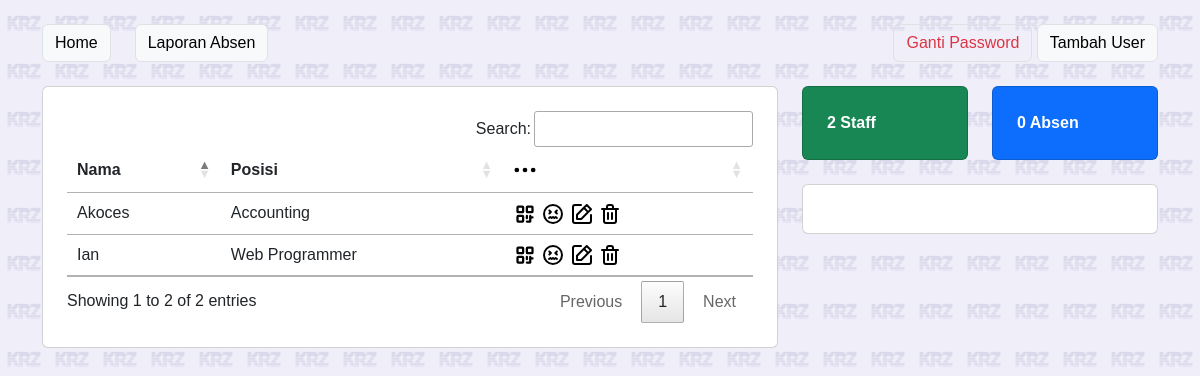
Page /dashboard.php (signed in) on the earlier database version.
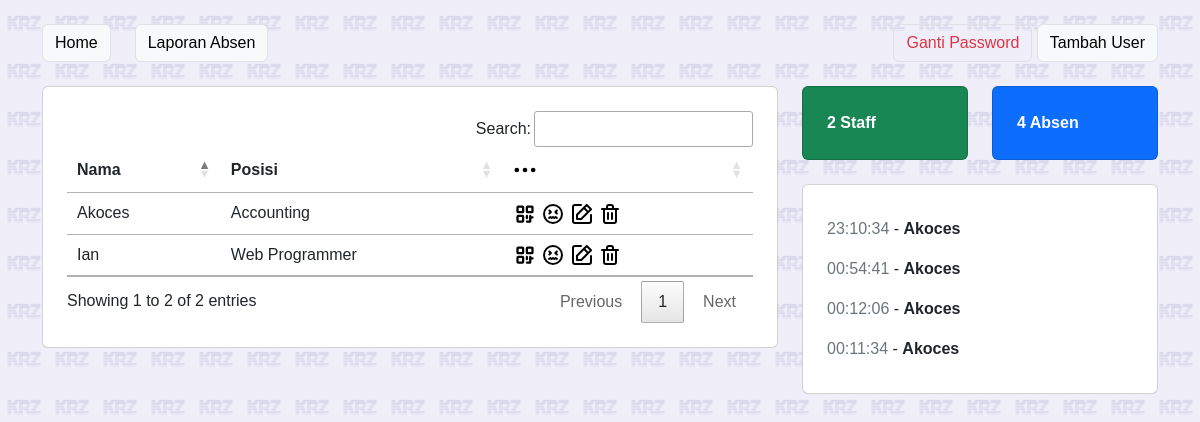
Same page on the later database version.
### tables this page shows
CREATE TABLE "staffs_tb" (
	"id_staff"	TEXT,
	"nama_staff"	TEXT,
	"posisi_staff"	TEXT,
	"foto_staff"	TEXT,
	PRIMARY KEY("id_staff")
);

CREATE TABLE "absen_tb" (
	"id_absen"	INTEGER,
	"idx_staff"	TEXT,
	"waktu_tmsp_absen"	INTEGER,
	"status_absen"	INTEGER,
	"bukti_absen"	TEXT,
	"keterangan_absen"	TEXT,
	PRIMARY KEY("id_absen" AUTOINCREMENT)
);

### helper/view.php (called while the page is built)
<?php
function components($v, $data = [])
{
    extract($data);
    include('components/' . $v . '.php');
}

### api.php (called while the page is built, shortened)
<?php
class AbsenkyAPI
{
    public $db;
    function __construct()
    {
        $this->db = new SQLite3('absenky.db');
    }
    public function absenToday()
    {
        $today = explode('-', date('d-m-Y'));
        $todayStart = mktime(0, 0, 0, $today[1], $today[0], $today[2]);
        $todayEnd = $todayStart + (3600 * 24);
        $query = "SELECT * FROM absen_tb INNER JOIN staffs_tb ON absen_tb.idx_staff = staffs_tb.id_staff WHERE waktu_tmsp_absen >= " . $todayStart . " AND waktu_tmsp_absen <= " . $todayEnd . " ORDER BY waktu_tmsp_absen DESC";
        $absen = $this->db->query($query);
        $result = [];
        while ($row = $absen->fetchArray()) {
            $result[] = $row;
        }
        return $result;
    }
}

### components/list-staff.php (the view, shortened to what this page needs)
<tr>
    <td><?= $nama_staff; ?></td>
    <td><?= $posisi_staff; ?></td>
    <td>
        <a href="#" class="text-decoration-none" onclick="showQR('<?= $id_staff; ?>', '<?= $nama_staff; ?>')" data-bs-toggle="modal" data-bs-target="#modalqr">
        </a>
        <a href="izin.php?id=<?= $id_staff; ?>" class="text-decoration-none">
        </a>
        <a href="form-staff.php?idstaff=<?= $id_staff; ?>" class="text-decoration-none">
        </a>
        <a href="#" class="text-decoration-none" id="btn_hapus" onclick="deleteStaff('<?= $id_staff; ?>', '<?= $nama_staff; ?>', this)">
        </a>
    </td>
</tr>

### dashboard.php (shortened to what this page needs)
<?php require_once('helper/view.php'); ?>
<?php
require_once('api.php');
$db = new SQLite3('absenky.db');
$api = new AbsenkyAPI();
$staff = [];
$result = $db->query("SELECT * FROM staffs_tb");
while ($row = $result->fetchArray()) {
    $staff[] = $row;
}
$absenToday = $api->absenToday();
?>
<!DOCTYPE html>
<html lang="en">
<head>
    <?php require_once('components/head.php'); ?>
</head>
<body>
    <div class="container mt-4">
        <div class="d-flex">
            <a href="index.php" class="btn btn-light border me-4">Home</a>
            <a href="laporan-absen.php" class="btn btn-light border">Laporan Absen</a>
            <div class="ms-auto">
                <a href="#" id="btn_ganti_pw" class="btn btn-outline-danger border ms-auto">Ganti Password</a>
                <a href="form-staff.php" class="btn btn-light border ms-auto">Tambah User</a>
            </div>
        </div>
    </div>
    <div class="container">
        <div class="row mt-4">
            <div class="col-lg-8 mb-4">
                <div class="card p-4">
                    <table class="table table-hover" id="table_staff">
                        <thead>
                            <tr>
                                <td class="fw-bold">Nama</td>
                                <td class="fw-bold">Posisi</td>
                                <td class="fw-bold">
                                    <svg xmlns="http://www.w3.org/2000/svg" width="24" viewBox="0 0 32 32" id="option">
                                        <g data-name="Layer 2">
                                            <circle cx="5.11" cy="16" r="3.11"></circle>
                                            <circle cx="16" cy="16" r="3.11"></circle>
                                            <circle cx="26.89" cy="16" r="3.11"></circle>
                                        </g>
                                    </svg>
                                </td>
                            </tr>
                        </thead>
                        <tbody>
                            <?php foreach ($staff as $s) : ?>
                                <?= components('list-staff', $s); ?>
                            <?php endforeach; ?>
                        </tbody>
                    </table>
                </div>
            </div>
            <div class="col-lg-4">
                <div class="row mb-4">
                    <div class="col-lg-6">
                        <div class="card p-4 bg-success fw-bold text-white">
                            <?= count($staff); ?> Staff
                        </div>
                    </div>
                    <div class="col-lg-6">
                        <div class="card p-4 fw-bold bg-primary text-white">
                            <?= count($absenToday); ?> Absen
                        </div>
                    </div>
                </div>
                <div class="card p-4">
                    <?php foreach ($absenToday as $absen) : ?>
                    <div class="my-2"><span class="text-muted"><?= date('H:i:s', $absen['waktu_tmsp_absen']); ?></span> - <b><?= $absen['nama_staff']?></b></div>
                    <?php endforeach; ?>
                </div>
            </div>
        </div>
    </div>
</body>
</html>

Differences in the rows shown:
added absen_tb: waktu_tmsp_absen "23:10:34", staffs_tb.nama_staff "Akoces"
added absen_tb: waktu_tmsp_absen "00:54:41", staffs_tb.nama_staff "Akoces"
added absen_tb: waktu_tmsp_absen "00:12:06", staffs_tb.nama_staff "Akoces"
added absen_tb: waktu_tmsp_absen "00:11:34", staffs_tb.nama_staff "Akoces"
Other differences:
count($absenToday): "0" → "4"
